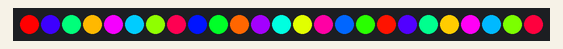
Simulated run of this sketch. Board: ESP8266 (NodeMCU). Parts: 25 RGB LEDs in strip order, left to right.

Above: at 0.15 s.
At 4.88 s:
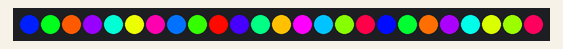
At 9.62 s:
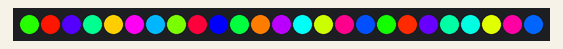
At 19.71 s:
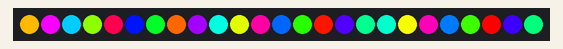
At 28.54 s:
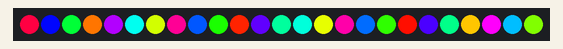
At 39.58 s:
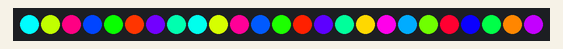

The sketch:

Adressible_LED_Trial.ino
```cpp
#include <Arduino.h>
#include <Adafruit_NeoPixel.h>

#define PIN_NEOPIX  D1
#define NUM_PIXELS  25   // set to your strip length

Adafruit_NeoPixel strip(NUM_PIXELS, PIN_NEOPIX, NEO_GRB + NEO_KHZ800);
uint16_t hue = 0;

uint32_t colorWheel(uint16_t h) {
  uint8_t reg = (h >> 8) % 6, rem = h & 0xFF, q = 255 - rem, t = rem;
  uint8_t r=0,g=0,b=0;
  switch (reg) {
    case 0: r=255; g=t;   b=0;   break; // R->Y
    case 1: r=q;   g=255; b=0;   break; // Y->G
    case 2: r=0;   g=255; b=t;   break; // G->C
    case 3: r=0;   g=q;   b=255; break; // C->B
    case 4: r=t;   g=0;   b=255; break; // B->M
    case 5: r=255; g=0;   b=q;   break; // M->R
  }
  return strip.Color(r,g,b);
}

void setup() {
  strip.begin();
  strip.show(); // all off
}

void loop() {
  for (uint16_t i = 0; i < strip.numPixels(); i++) {
    uint16_t h = hue + (65535UL * i) / strip.numPixels();
    strip.setPixelColor(i, colorWheel(h));
  }
  strip.show();
  hue += 25;          // speed of the rainbow
  delay(20);
  delay(0);
}
```
